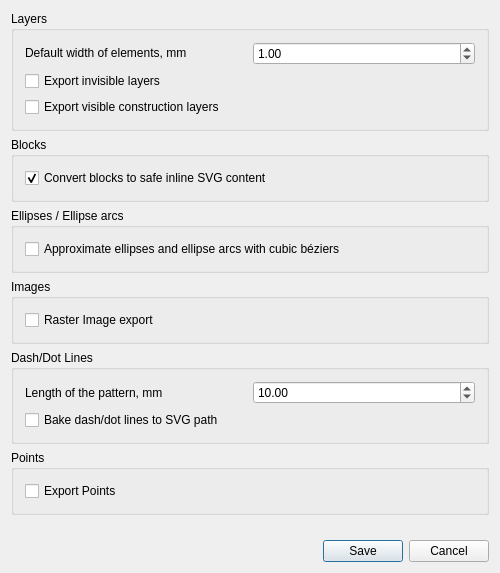
<?xml version="1.0" encoding="UTF-8"?>
<ui version="4.0">
 <class>QG_DlgOptionsMakerCam</class>
 <widget class="QDialog" name="QG_DlgOptionsMakerCam">
  <property name="geometry">
   <rect>
    <x>0</x>
    <y>0</y>
    <width>500</width>
    <height>573</height>
   </rect>
  </property>
  <property name="minimumSize">
   <size>
    <width>500</width>
    <height>522</height>
   </size>
  </property>
  <property name="windowTitle">
   <string>Export as CAM/plain SVG</string>
  </property>
  <layout class="QVBoxLayout">
   <property name="leftMargin">
    <number>11</number>
   </property>
   <property name="topMargin">
    <number>11</number>
   </property>
   <property name="rightMargin">
    <number>11</number>
   </property>
   <property name="bottomMargin">
    <number>11</number>
   </property>
   <item alignment="Qt::AlignTop">
    <widget class="QGroupBox" name="gbLayers">
     <property name="sizePolicy">
      <sizepolicy hsizetype="Preferred" vsizetype="Fixed">
       <horstretch>0</horstretch>
       <verstretch>0</verstretch>
      </sizepolicy>
     </property>
     <property name="title">
      <string>Layers</string>
     </property>
     <layout class="QHBoxLayout">
      <item>
       <layout class="QVBoxLayout">
        <item>
         <layout class="QHBoxLayout" name="hLayoutDefaultElementWidth">
          <item>
           <widget class="QLabel" name="lbDefaultElementWidth">
            <property name="sizePolicy">
             <sizepolicy hsizetype="Preferred" vsizetype="Fixed">
              <horstretch>0</horstretch>
              <verstretch>0</verstretch>
             </sizepolicy>
            </property>
            <property name="text">
             <string>Default width of elements, mm</string>
            </property>
           </widget>
          </item>
          <item>
           <widget class="QDoubleSpinBox" name="dSpinBoxDefaultElementWidth">
            <property name="minimumSize">
             <size>
              <width>0</width>
              <height>0</height>
             </size>
            </property>
            <property name="singleStep">
             <double>0.010000000000000</double>
            </property>
            <property name="value">
             <double>1.000000000000000</double>
            </property>
           </widget>
          </item>
         </layout>
        </item>
        <item>
         <widget class="QCheckBox" name="checkInvisibleLayers">
          <property name="text">
           <string>Export invisible layers</string>
          </property>
         </widget>
        </item>
        <item>
         <widget class="QCheckBox" name="checkConstructionLayers">
          <property name="text">
           <string>Export visible construction layers</string>
          </property>
         </widget>
        </item>
       </layout>
      </item>
     </layout>
    </widget>
   </item>
   <item alignment="Qt::AlignTop">
    <widget class="QGroupBox" name="gbBlocks">
     <property name="title">
      <string>Blocks</string>
     </property>
     <layout class="QHBoxLayout">
      <item>
       <layout class="QVBoxLayout">
        <item>
         <widget class="QCheckBox" name="checkBlocksInline">
          <property name="text">
           <string>Convert blocks to safe inline SVG content</string>
          </property>
          <property name="checked">
           <bool>true</bool>
          </property>
         </widget>
        </item>
       </layout>
      </item>
     </layout>
    </widget>
   </item>
   <item alignment="Qt::AlignTop">
    <widget class="QGroupBox" name="gbEllipses">
     <property name="title">
      <string>Ellipses / Ellipse arcs</string>
     </property>
     <layout class="QHBoxLayout">
      <item>
       <layout class="QVBoxLayout">
        <item>
         <widget class="QCheckBox" name="checkEllipsesToBeziers">
          <property name="text">
           <string>Approximate ellipses and ellipse arcs with cubic béziers</string>
          </property>
         </widget>
        </item>
       </layout>
      </item>
     </layout>
    </widget>
   </item>
   <item alignment="Qt::AlignTop">
    <widget class="QGroupBox" name="gbImages">
     <property name="title">
      <string>Images</string>
     </property>
     <layout class="QHBoxLayout">
      <item>
       <layout class="QVBoxLayout">
        <item>
         <widget class="QCheckBox" name="checkImages">
          <property name="text">
           <string>Raster Image export</string>
          </property>
         </widget>
        </item>
       </layout>
      </item>
     </layout>
    </widget>
   </item>
   <item alignment="Qt::AlignTop">
    <widget class="QGroupBox" name="gbDashLines">
     <property name="title">
      <string>Dash/Dot Lines</string>
     </property>
     <layout class="QHBoxLayout">
      <item>
       <layout class="QVBoxLayout">
        <item>
         <layout class="QHBoxLayout" name="hLayoutDashLinePatternLength">
          <item>
           <widget class="QLabel" name="lbDashLinePatternLength">
            <property name="text">
             <string>Length of the pattern, mm</string>
            </property>
           </widget>
          </item>
          <item>
           <widget class="QDoubleSpinBox" name="dSpinBoxDashLinePatternLength">
            <property name="maximum">
             <double>999.990000000000009</double>
            </property>
            <property name="singleStep">
             <double>0.100000000000000</double>
            </property>
            <property name="value">
             <double>10.000000000000000</double>
            </property>
           </widget>
          </item>
         </layout>
        </item>
        <item>
         <widget class="QCheckBox" name="checkDashDotLines">
          <property name="text">
           <string>Bake dash/dot lines to SVG path</string>
          </property>
         </widget>
        </item>
       </layout>
      </item>
     </layout>
    </widget>
   </item>
   <item>
    <widget class="QGroupBox" name="gbPoint">
     <property name="title">
      <string>Points</string>
     </property>
     <layout class="QHBoxLayout" name="_2">
      <item>
       <layout class="QVBoxLayout" name="_3">
        <item>
         <widget class="QCheckBox" name="checkPoint">
          <property name="text">
           <string>Export Points</string>
          </property>
         </widget>
        </item>
       </layout>
      </item>
     </layout>
    </widget>
   </item>
   <item>
    <spacer>
     <property name="orientation">
      <enum>Qt::Vertical</enum>
     </property>
     <property name="sizeHint" stdset="0">
      <size>
       <width>20</width>
       <height>40</height>
      </size>
     </property>
    </spacer>
   </item>
   <item>
    <widget class="QDialogButtonBox" name="buttonBox">
     <property name="standardButtons">
      <set>QDialogButtonBox::Cancel|QDialogButtonBox::Save</set>
     </property>
    </widget>
   </item>
  </layout>
 </widget>
 <layoutdefault spacing="6" margin="11"/>
 <resources/>
 <connections>
  <connection>
   <sender>buttonBox</sender>
   <signal>rejected()</signal>
   <receiver>QG_DlgOptionsMakerCam</receiver>
   <slot>reject()</slot>
   <hints>
    <hint type="sourcelabel">
     <x>126</x>
     <y>60</y>
    </hint>
    <hint type="destinationlabel">
     <x>20</x>
     <y>20</y>
    </hint>
   </hints>
  </connection>
  <connection>
   <sender>buttonBox</sender>
   <signal>accepted()</signal>
   <receiver>QG_DlgOptionsMakerCam</receiver>
   <slot>validate()</slot>
   <hints>
    <hint type="sourcelabel">
     <x>126</x>
     <y>60</y>
    </hint>
    <hint type="destinationlabel">
     <x>20</x>
     <y>20</y>
    </hint>
   </hints>
  </connection>
 </connections>
 <slots>
  <slot>validate()</slot>
 </slots>
</ui>
